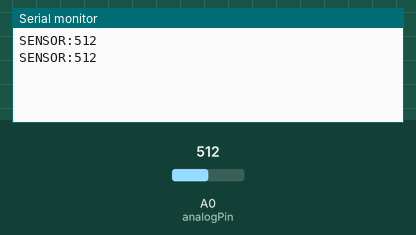
Simulated run of this sketch. Board: Arduino Uno, built with avr-gcc and run on an emulated ATmega328P. Parts: the last lines printed to the serial monitor. Inputs (shaded band) come from the test bench; at power-on: A0 (analogPin) = 512.

Above: at 1.8 s.
1.9 s: A0 (analogPin) set to 716
At 2.8 s:
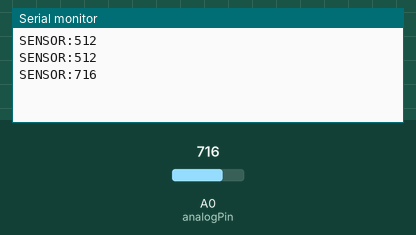
3.4 s: A0 (analogPin) set to 900
At 4.8 s:
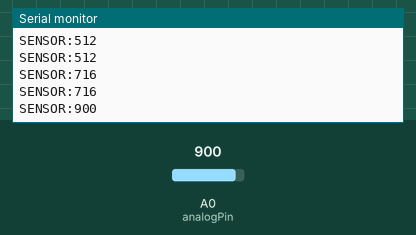
Timing chart, 0 to 6.4 s (numbered marks = the images above; inputs shaded):
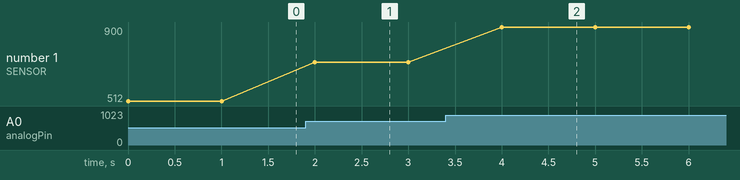

Measured:
- after the input at 1.9 s, the serial monitor: prints a new line after 0.10 s (image 1)
- after the input at 3.4 s, the serial monitor: prints a new line after 0.60 s (image 2)
- plotted number 1: 512 → 716 after the input at 1.9 s, 716 → 900 after the input at 3.4 s

The sketch:

sketch_may09b.ino
```cpp
#define analogPin A0
void setup()
{
  pinMode(A0,INPUT);
  Serial.begin(9600);
}
void loop()
{
  int sensor=analogRead(A0);
  Serial.print("SENSOR:");
  Serial.println(sensor);
  delay(1000);
}
```
